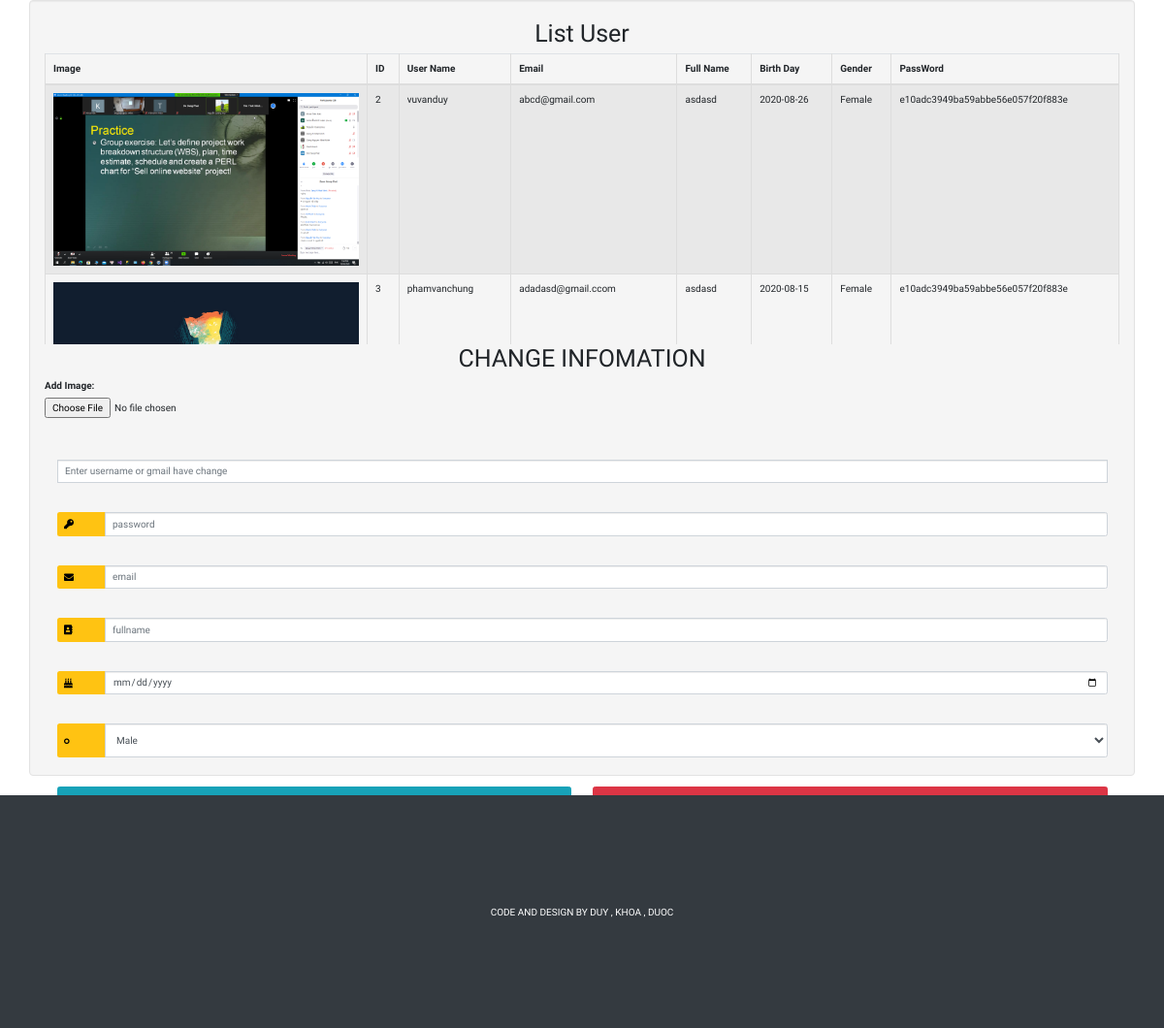
Screenshot of /insert.php with the database file from the repository.
### tables this page shows
CREATE TABLE `member` (
  `id` int(11) NOT NULL,
  `username` varchar(30) NOT NULL,
  `pass` varchar(255) NOT NULL,
  `email` varchar(255) NOT NULL,
  `fullname` varchar(255) NOT NULL,
  `birthday` varchar(255) NOT NULL,
  `gender` varchar(255) NOT NULL,
  `Images` varchar(50) NOT NULL
);

### insert.php (the view, shortened to what this page needs)
<?php
include("connection.php");
?>
<?php
	$result = $conn->query("SELECT * FROM member");
	$customers = $result->fetch_all(MYSQLI_ASSOC);
?>
<!DOCTYPE html>
<html>
<head>
    <link rel="stylesheet" href="https://maxcdn.bootstrapcdn.com/bootstrap/3.3.7/css/bootstrap.min.css"
>
    <link rel="stylesheet" href="https://use.fontawesome.com/releases/v5.3.1/css/all.css"
>
    <link rel="stylesheet" href="//maxcdn.bootstrapcdn.com/bootstrap/4.1.1/css/bootstrap.min.css" id="bootstrap-css">
    <link rel="stylesheet" href="./stylesheets/css/register.css">
</head>
<body>
    <div class="container well" style="min-height: 400px;">
        <h1 class="text-center">List User</h1>
        <div style="height: 300px; overflow-y: auto;">
            <table id="" class="table table-striped table-bordered">
                <thead>
                    <tr>
                        <th>Image</th>
                        <th>ID</th>
                        <th>User Name</th>
                        <th>Email</th>
                        <th>Full Name</th>
                        <th>Birth Day</th>
                        <th>Gender</th>
                        <th>PassWord</th>
                    </tr>
                </thead>
                <tbody>
                    <?php foreach ($customers as $customer) :  ?>
                    <tr>
                        <td style="width:30%">
                            <?php
					              	echo "<div id='img_div'>";
					              	echo "<img src='photo/".$customer['Images']."' width=100% >";
					              	echo "</div>";
					            	?></td>
                        <td><?= $customer['id']; ?></td>
                        <td><?= $customer['username']; ?></td>
                        <td><?= $customer['email']; ?></td>
                        <td><?= $customer['fullname']; ?></td>
                        <td><?= $customer['birthday']; ?></td>
                        <td><?= $customer['gender']; ?></td>
                        <td><?= $customer['pass']; ?></td>
                    </tr>
                    <?php endforeach; ?>
                </tbody>
            </table>
        </div>
        <h1 class="text-center">CHANGE INFOMATION</h1>
        <form method="POST" action="" enctype="multipart/form-data">
            <label>Add Image:</label>
            <input type="file" name="image">
            <div class="card-body" style="width: 100%; min-height: 100%;">
                <form class="form" method="POST">
                    <div class="input-group form-group" style="margin-top: 30px;">
                        <input type="text" class="form-control" name="change"
                            placeholder="Enter username or gmail have change">
                    </div>
                    <div class="input-group form-group" style="margin-top: 30px;">
                        <div class="input-group-prepend">
                            <span class="input-group-text"><i class="fas fa-key"></i></span>
                        </div>
                        <input type="password" class="form-control" name="password" placeholder="password">
                    </div>
                    <div class="input-group form-group" style="margin-top: 30px;">
                        <div class="input-group-prepend">
                            <span class="input-group-text"><i class="fas fa-envelope"></i></span>
                        </div>
                        <input type="email" class="form-control" name="email" placeholder="email">
                    </div>
                    <div class="input-group form-group" style="margin-top: 30px;">
                        <div class="input-group-prepend">
                            <span class="input-group-text"><i class="fas fa-address-book"></i></span>
                        </div>
                        <input type="text" class="form-control" name="fullname" placeholder="fullname">
                    </div>
                    <div class="input-group form-group" style="margin-top: 30px;">
                        <div class="input-group-prepend">
                            <span class="input-group-text"><i class="fas fa-birthday-cake"></i></span>
                        </div>
                        <input type="date" class="form-control" name="birthday" placeholder="birthday">
                    </div>
                    <div class="input-group form-group" style="margin-top: 30px;height: 35px;">
                        <div class="input-group-prepend">
                            <span class="input-group-text"><i class="fas fa-genderless"></i></span>
                        </div>
                        <select name="gender" class="form-control" style="height: 35px;">
                            <option value="Male">Male</option>
                        </select>
                    </div>
                    <div style="display: inline-block; width: 100%; height: 100%;">
                        <div class="form-group" style="margin-top: 20px;float: left; height: 30px; width: 49%;">
                        </div>
                        <div class="form-group" style="margin-top: 20px;float: right; height: 30px; width: 49%;">
                            <a href="controller.php" class="btn btn-danger" role="button"
                                style="width: 100% ;height: 100%;">
                                <div style="width: 100% ;height: 100%;display: flex;">
                                    <span style="margin-top: 3px;margin-left: 38%;">Cancel</span>
                                </div>
                            </a>
                        </div>
                    </div>
                </form>
            </div>
        </form>
    </div>
    <footer class="py-5 bg-dark" style="height: 240px;  position: relative;">
        <div class="container">
            <p class="m-0 text-center text-white">CODE AND DESIGN BY DUY , KHOA , DUOC</p>
        </div>
    </footer>
</body>
</html>

### stylesheets/css/register.css (style rules this page uses)
html,body { background-image: url(https://www.darksky.org/wp-content/uploads/2016/12/8341948629_7cab4cadda_k.jpg); background-repeat: no-repeat; background-size: cover; height: 100%; font-family: 'Numans', sans-serif; }
.container { height: 100%; align-content: center; }
.input-group-prepend span { width: 50px; background-color: #FFC312; color: black; border:0 !important; }

### rows the page displays
member: Images (picture), id "2", username "vuvanduy", email "abcd@gmail.com", fullname "asdasd", birthday "2020-08-26", gender "Female", pass "e10adc3949ba59abbe56e057f20f883e"
member: Images (picture), id "3", username "phamvanchung", email "adadasd@gmail.ccom", fullname "asdasd", birthday "2020-08-15", gender "Female", pass "e10adc3949ba59abbe56e057f20f883e"
